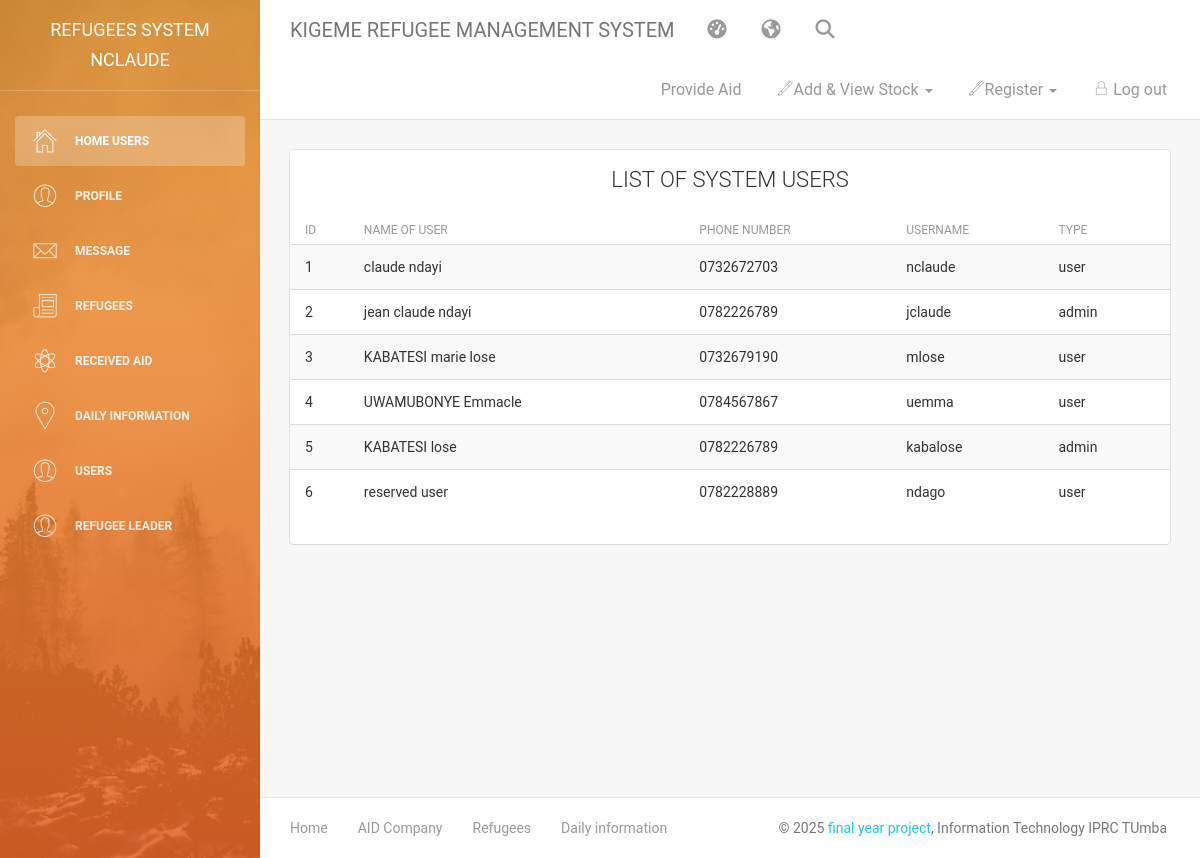
Page /workers/users.php (signed in) on the committed database.
### tables this page shows
CREATE TABLE `users` (
  `uid` int(11) NOT NULL,
  `names` varchar(40) NOT NULL,
  `phone` varchar(13) NOT NULL,
  `username` varchar(40) NOT NULL,
  `password` varchar(12) NOT NULL,
  `type` varchar(10) NOT NULL,
  `added_by` varchar(30) NOT NULL
);

### workers/users.php (the view, shortened to what this page needs)
<?php
if (isset($_SESSION['uid'])) {
   $user=$_SESSION["user"]; ?>
<!doctype html>
<html lang="en">
<head>
<?php include("head_bootsrap_link.php");?>
</head>
<body>
<div class="wrapper">
    <div class="sidebar" data-color="orange" data-image="assets/img/sidebar-5.jpg">
    	<?php include("left_panel_menu.php"); ?>
    <div class="main-panel">
        <?php include("up_dashboard.php"); ?>
        <div class="content">
            <div class="container-fluid">
                <div class="row">
                    <div class="col-md-12">
                        <div class="card">
                            <div class="header">
                                <h4 class="title"><center>LIST OF SYSTEM USERS</center></h4>
                            </div>
                            <div class="content table-responsive table-full-width">
                                <table class="table table-hover table-striped">
                                    <thead>
                                        <th>ID</th>
                                        <th>Name Of user </th>
                                         <th>phone number</th>
                                        <th>username</th>
                                        <th>type</th>
                                    </thead>
                                    <tbody>
  <?Php
     class users{
        function __construct(){
          try{
            include '../code/connection.php';
            $a=$con->prepare("SELECT * FROM `users`");
            $a->execute();
            while($row=$a->fetch(PDO::FETCH_ASSOC))
            {
  ?>
                                        <tr>
                                            <td><?php echo $row['uid']; ?></td>
                                            <td><?php echo $row['names']; ?></td>
                                            <td><?php echo $row['phone']; ?></td>
                                            <td><?php echo $row['username']; ?></td>
                                            <td><?php echo $row['type']; ?></td>
                                        </tr>
 <?php
               }
   }catch(PDOException $e){echo"connetion error";}
  }
}
$obj=new users();
?>
                                    </tbody>
                                </table>
                            </div>
                        </div>
                    </div>
                     </div>
                </div>
            </div>
            <?php include("footer.php"); ?>
        </div>
    </div>
</body>
</html>
<?php
}
else
{
   header('location:../index.php');
}
?>

### rows in the picture
users: uid "1", names "claude ndayi", phone "0732672703", username "nclaude", type "user"
users: uid "2", names "jean claude ndayi", phone "0782226789", username "jclaude", type "admin"
users: uid "3", names "KABATESI marie lose", phone "0732679190", username "mlose", type "user"
users: uid "4", names "UWAMUBONYE Emmacle", phone "0784567867", username "uemma", type "user"
users: uid "5", names "KABATESI lose", phone "0782226789", username "kabalose", type "admin"
users: uid "6", names "reserved user", phone "0782228889", username "ndago", type "user"

### other values in the picture
$user "NCLAUDE"
